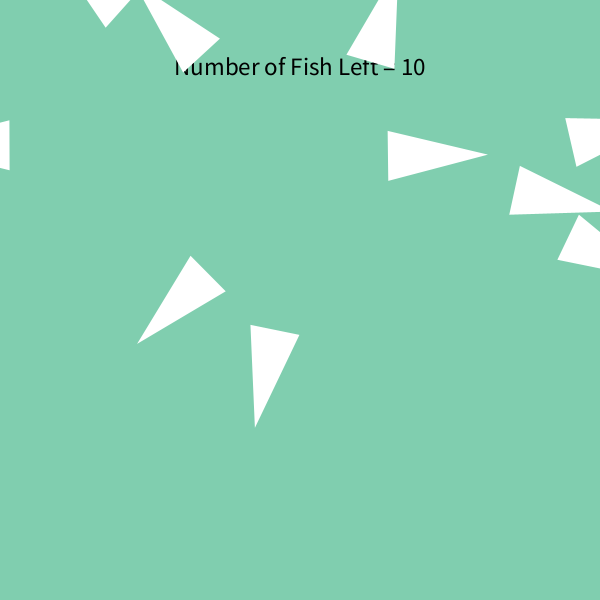
Frame 1 (no input)
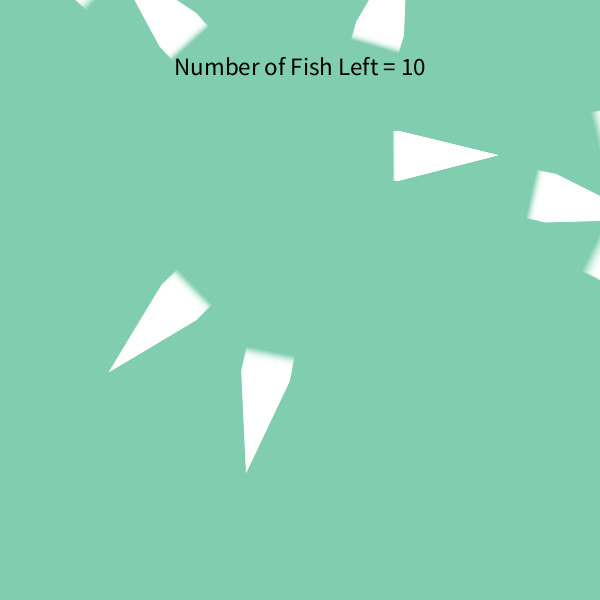
Frame 60 (the mouse pressed at the canvas centre just before this capture)
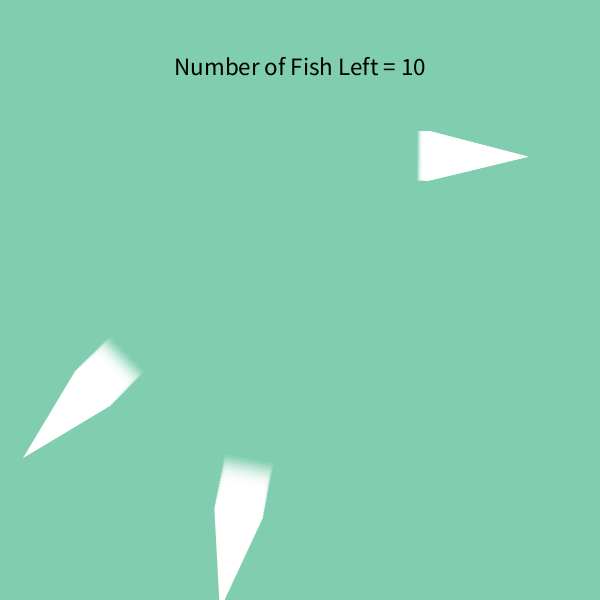
Frame 120 (the mouse held since frame 60 and released just before this capture)

The Processing sketch that drew these frames (run headless with seeded random() and noise(); from frame 60 on, the mouse is pressed at the canvas centre):

// Processing sketch: February28
// ── February28.pde
//use ArrayList for dynamic size - no need for NullPointerException handling
ArrayList<Fish> fishes = new ArrayList<Fish>();
ArrayList<Food> foods = new ArrayList<Food>();

void setup() {
  size(600, 600);
  smooth();
  noStroke();
  
  // add 10 fishes
  for (int i=0; i<10; i++){
    fishes.add(new Fish());
  }
}

void mouseClicked() {
  // drop more food on mouse position
  foods.add(new Food(mouseX, mouseY));
}

void draw() {
  background(128, 206, 175); //ocean water
  
  fill(0);
  textSize(25);
  textAlign(CENTER);
  text("Number of Fish Left = " + fishes.size(), width/2, height/8);

  //for every fish
  for (int i=0; i<fishes.size(); i++){
    
    //fish repel each other
    for (int j=0; j<fishes.size(); j++){
      if (i != j) { // do not repel yourself
        PVector fishForce = fishes.get(j).repel(fishes.get(i));
        fishes.get(i).applyForce(fishForce);
      }
    }
    
    for (int k=0; k<foods.size(); k++){
      //food attracts fish
      PVector foodForce = foods.get(k).attract(fishes.get(i));
      fishes.get(i).applyForce(foodForce);
      
      //did this fish eat the food?
      boolean foodEaten = fishes.get(i).eatCheck(foods.get(k));
      if (foodEaten) foods.remove(k);
    }
    
    //update all forces and display fish
    fishes.get(i).update();
    fishes.get(i).display();
    
    //if fish doesn't eat in time...
    if (fishes.get(i).diesHungry()){
      fishes.remove(i);
    }
  }
  
  //display food
  for (int k=0; k<foods.size(); k++){
    foods.get(k).display();
  }
}

class Food {
  float radius;
  PVector location;
  float G = 1;

  Food(float x, float y) {
    radius = 6;
    location = new PVector(x, y);
  }

  PVector attract(Fish f) {
    PVector force = PVector.sub(location, f.location);
    float distance = force.mag();
    distance = constrain(distance, 5.0, 25.0); // constrain the distance so that our circle doesn’t spin out of control
    force.normalize();
    float strength = (G * radius * f.mass) / (distance * distance);
    force.mult(strength);
    return force;
  }

  void display() {
    push();
    fill(0); //fish food color
    ellipse(location.x, location.y, radius*2, radius*2);
    pop();
  }
}


class Fish {
  PVector location;
  PVector velocity;
  PVector acceleration;
  float mass;
  float G = 0.5;
  
  // array for object trail - implemented in display()
  // source - https://hellocircuits.com/2013/10/08/simple-object-trails-in-processing/
  int numShapes = 20;
  int currentShape; // counter
  float[] shapeX; // x coordinates
  float[] shapeY; // y coordinates
  float[] shapeA; // alpha values
  int timer; //in millis

  Fish() {
    location = new PVector(random(width),random(height)); // random so starting points are different
    velocity = new PVector(0,0);
    acceleration = new PVector(0,0);
    mass = 5; // gradually increased as fish eats food
    currentShape = 0;                   
    shapeX = new float[numShapes];  
    shapeY = new float[numShapes];  
    shapeA = new float[numShapes];
    timer = millis();
  }

  // Newton's second law
  void applyForce(PVector force) {
    PVector f = PVector.div(force, mass);
    acceleration.add(f);
  }
  
  PVector repel(Fish f) {
    PVector force = PVector.sub(location, f.location);
    float distance = force.mag();
    distance = constrain(distance, 5.0, 25.0);
    force.normalize();

    float strength = (G * mass * f.mass) / (distance * distance);
    force.mult(strength);
    force.mult(-1); // repel
    
    return force;
  }

  void update() {
    velocity.add(acceleration);
    location.add(velocity);
    acceleration.mult(0); // clear the acceleration each time
  }
  
  boolean eatCheck(Food f) {
    //println("location.x", location.x, f.location.x - 5*mass, f.location.x + 5*mass);
    //println("location.y", location.y, f.location.y - 5*mass, f.location.y + 5*mass);

    //previously had f.radius (which is constant and does not consider fish's increasing size) instead of 5*mass
    if (
      (location.x >= f.location.x - (5*mass)) && (location.x <= f.location.x + (5*mass)) //in between horizontally
        &&
      (location.y >= f.location.y - (5*mass)) && (location.y <= f.location.y + (5*mass)) //in between vertically
    ){
      // modify fish-related things inside this function
      // remove food outside this function
      mass += 0.5; //smaller increase in mass for every food eaten
      
      //reset timer if fish eats food
      timer = millis();
      return true;
    } else {
      return false;
    }
  }
  
  boolean diesHungry(){
    int runtime = millis() - timer;
    if (runtime >= 10000) { //10 seconds seem fair for... DEATH
      return true;
    } else {
      return false;
    }
  }

  void display() {
    push();
    shapeX[currentShape] = location.x;
    shapeY[currentShape] = location.y;
    shapeA[currentShape] = 255;
    
    for (int i=0; i<numShapes; i++) {
      // color
      fill(255, shapeA[i]);
      shapeA[i] -= 255/numShapes;
      
      // shape   
      pushMatrix();
      translate(shapeX[i], shapeY[i]);
      rotate(velocity.heading());
      /*
      from Processing docs:
      A triangle is a plane created by connecting three points.
      The first two arguments specify the first point, the middle two arguments specify the second point, and the last two arguments specify the third point.
      */
      triangle(0, 5*mass, 0, -5*mass, 20*mass, 0); // eating food increases size
      popMatrix();
    }
    
    // increment counter
    currentShape++;
    currentShape %= numShapes;  // rollover counter to 0 when up to numShapes
    pop();
  }

  void checkEdges() {
    if (location.x > width) {
      location.x = width;
      velocity.x *= -1;
    } else if (location.x < 0) {
      location.x = 0;
      velocity.x *= -1;
    }

    if (location.y > height) {
      location.y = height;
      velocity.y *= -1;
    } else if (location.y < 0) {
      location.y = 0;
      velocity.y *= -1;
    }
  }
}
